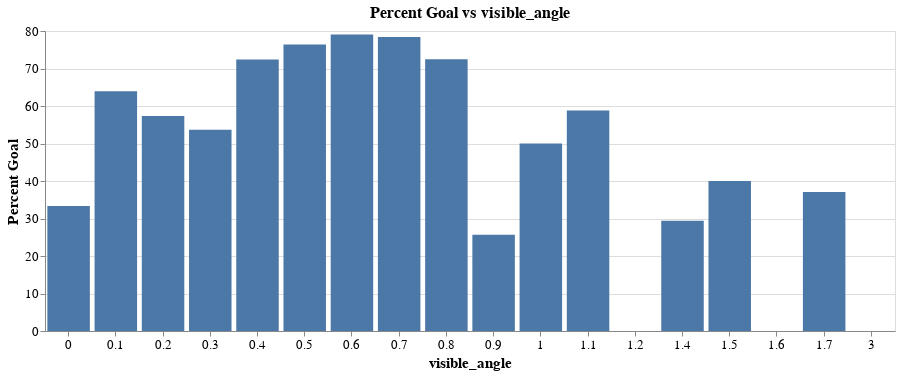

Notebook cell for this chart:
### Code cell
plot_percent_goal_vs_feature(simple_shots_clean, 'visible_angle')

### Figure 1 — Vega-Lite specification as saved in the notebook (floating-point values rounded to 4 significant figures)
{"config": {"view": {"continuousWidth": 300, "continuousHeight": 300}, "axis": {"labelFontSize": 13, "titleFontSize": 15}, "title": {"fontSize": 16}}, "data": {"name": "data-9bbabe60b0e809bd1f1f8b34978e6ce6"}, "mark": {"type": "bar"}, "encoding": {"x": {"axis": {"labelAngle": 0, "title": "visible_angle"}, "field": "visible_angle", "type": "nominal"}, "y": {"axis": {"title": "Percent Goal"}, "field": "Percent Goal", "type": "quantitative"}}, "height": 300, "title": "Percent Goal vs visible_angle", "width": 850, "$schema": "https://vega.github.io/schema/vega-lite/v5.8.0.json", "datasets": {"data-9bbabe60b0e809bd1f1f8b34978e6ce6": [{"visible_angle": 0.0, "No Goal": 2.0, "Goal": 1.0, "Percent Goal": 33.33}, {"visible_angle": 0.1, "No Goal": 2290.0, "Goal": 4065.0, "Percent Goal": 63.96}, {"visible_angle": 0.2, "No Goal": 385.0, "Goal": 518.0, "Percent Goal": 57.35}, {"visible_angle": 0.3, "No Goal": 1500.0, "Goal": 1737.0, "Percent Goal": 53.66}, {"visible_angle": 0.4, "No Goal": 525.0, "Goal": 1376.0, "Percent Goal": 72.37}, {"visible_angle": 0.5, "No Goal": 239.0, "Goal": 776.0, "Percent Goal": 76.42}, {"visible_angle": 0.6, "No Goal": 58.0, "Goal": 221.0, "Percent Goal": 79.04}, {"visible_angle": 0.7, "No Goal": 15.0, "Goal": 57.0, "Percent Goal": 78.4}, {"visible_angle": 0.8, "No Goal": 3.0, "Goal": 10.0, "Percent Goal": 72.46}, {"visible_angle": 0.9, "No Goal": 2.0, "Goal": 1.0, "Percent Goal": 25.64}, {"visible_angle": 1.0, "No Goal": 1.0, "Goal": 2.0, "Percent Goal": 50.0}, {"visible_angle": 1.1, "No Goal": 1.0, "Goal": 3.0, "Percent Goal": 58.82}, {"visible_angle": 1.2, "No Goal": 2.0, "Goal": 0.0, "Percent Goal": 0.0}, {"visible_angle": 1.4, "No Goal": 1.0, "Goal": 1.0, "Percent Goal": 29.41}, {"visible_angle": 1.5, "No Goal": 0.0, "Goal": 1.0, "Percent Goal": 40.0}, {"visible_angle": 1.6, "No Goal": 1.0, "Goal": 0.0, "Percent Goal": 0.0}, {"visible_angle": 1.7, "No Goal": 0.0, "Goal": 1.0, "Percent Goal": 37.04}, {"visible_angle": 3.0, "No Goal": 1.0, "Goal": 0.0, "Percent Goal": 0.0}]}}
